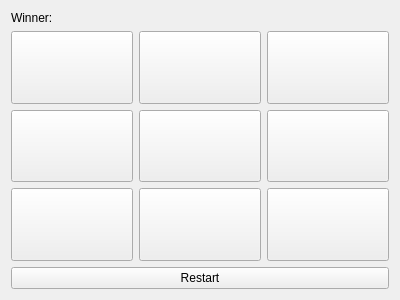
<?xml version="1.0" encoding="UTF-8"?>
<ui version="4.0">
 <class>Widget</class>
 <widget class="QWidget" name="Widget">
  <property name="geometry">
   <rect>
    <x>0</x>
    <y>0</y>
    <width>400</width>
    <height>300</height>
   </rect>
  </property>
  <property name="windowTitle">
   <string>Widget</string>
  </property>
  <layout class="QGridLayout" name="gridLayout">
   <item row="2" column="1">
    <widget class="QPushButton" name="pushButton_5">
     <property name="sizePolicy">
      <sizepolicy hsizetype="Expanding" vsizetype="Expanding">
       <horstretch>0</horstretch>
       <verstretch>0</verstretch>
      </sizepolicy>
     </property>
     <property name="text">
      <string/>
     </property>
    </widget>
   </item>
   <item row="2" column="2">
    <widget class="QPushButton" name="pushButton_6">
     <property name="sizePolicy">
      <sizepolicy hsizetype="Expanding" vsizetype="Expanding">
       <horstretch>0</horstretch>
       <verstretch>0</verstretch>
      </sizepolicy>
     </property>
     <property name="text">
      <string/>
     </property>
    </widget>
   </item>
   <item row="1" column="2">
    <widget class="QPushButton" name="pushButton_3">
     <property name="sizePolicy">
      <sizepolicy hsizetype="Expanding" vsizetype="Expanding">
       <horstretch>0</horstretch>
       <verstretch>0</verstretch>
      </sizepolicy>
     </property>
     <property name="text">
      <string/>
     </property>
    </widget>
   </item>
   <item row="2" column="0">
    <widget class="QPushButton" name="pushButton_4">
     <property name="sizePolicy">
      <sizepolicy hsizetype="Expanding" vsizetype="Expanding">
       <horstretch>0</horstretch>
       <verstretch>0</verstretch>
      </sizepolicy>
     </property>
     <property name="text">
      <string/>
     </property>
    </widget>
   </item>
   <item row="3" column="1">
    <widget class="QPushButton" name="pushButton_8">
     <property name="sizePolicy">
      <sizepolicy hsizetype="Expanding" vsizetype="Expanding">
       <horstretch>0</horstretch>
       <verstretch>0</verstretch>
      </sizepolicy>
     </property>
     <property name="text">
      <string/>
     </property>
    </widget>
   </item>
   <item row="3" column="2">
    <widget class="QPushButton" name="pushButton_9">
     <property name="sizePolicy">
      <sizepolicy hsizetype="Expanding" vsizetype="Expanding">
       <horstretch>0</horstretch>
       <verstretch>0</verstretch>
      </sizepolicy>
     </property>
     <property name="text">
      <string/>
     </property>
    </widget>
   </item>
   <item row="0" column="0" colspan="3">
    <widget class="QLabel" name="winnerLabel">
     <property name="text">
      <string>Winner:</string>
     </property>
    </widget>
   </item>
   <item row="1" column="0">
    <widget class="QPushButton" name="pushButton">
     <property name="sizePolicy">
      <sizepolicy hsizetype="Expanding" vsizetype="Expanding">
       <horstretch>0</horstretch>
       <verstretch>0</verstretch>
      </sizepolicy>
     </property>
     <property name="text">
      <string/>
     </property>
    </widget>
   </item>
   <item row="1" column="1">
    <widget class="QPushButton" name="pushButton_2">
     <property name="sizePolicy">
      <sizepolicy hsizetype="Expanding" vsizetype="Expanding">
       <horstretch>0</horstretch>
       <verstretch>0</verstretch>
      </sizepolicy>
     </property>
     <property name="text">
      <string/>
     </property>
    </widget>
   </item>
   <item row="3" column="0">
    <widget class="QPushButton" name="pushButton_7">
     <property name="sizePolicy">
      <sizepolicy hsizetype="Expanding" vsizetype="Expanding">
       <horstretch>0</horstretch>
       <verstretch>0</verstretch>
      </sizepolicy>
     </property>
     <property name="text">
      <string/>
     </property>
    </widget>
   </item>
   <item row="4" column="0" colspan="3">
    <widget class="QPushButton" name="restartButton">
     <property name="text">
      <string>Restart</string>
     </property>
    </widget>
   </item>
  </layout>
 </widget>
 <layoutdefault spacing="6" margin="11"/>
 <resources/>
 <connections/>
</ui>
